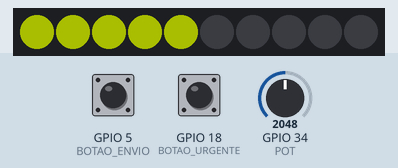
This sketch was run on a simulated ESP32. Parts: 10 RGB LEDs in strip order, left to right. The inputs (shaded band) are chosen by the test bench; at power-on: GPIO 34 (POT) = 2048, GPIO 5 (BOTAO_ENVIO) HIGH, GPIO 18 (BOTAO_URGENTE) HIGH. Dim RGB values are drawn brighter than linear; WiFi joins after 1.5 s; servers stay silent unless stated.

Above: at 1.2 s.
1.3 s: GPIO 34 (POT) set to 2866
At 2.5 s:
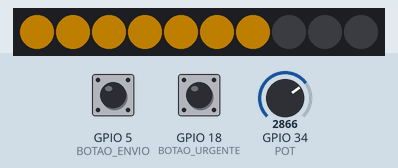
2.8 s: GPIO 34 (POT) set to 3603
At 3.7 s:
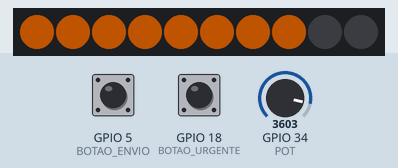
4.3 s: GPIO 34 (POT) set to 4095
At 4.8 s:
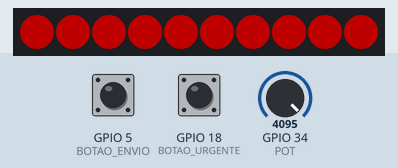
5.8 s: GPIO 34 (POT) set to 1228
At 7.0 s:
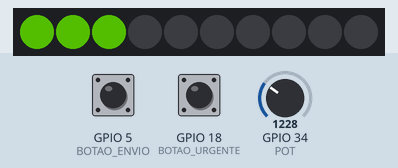
7.3 s: GPIO 34 (POT) set to 2047
At 8.3 s:
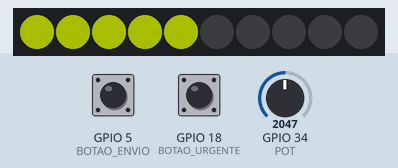
Timing chart, 0 to 9.8 s (numbered marks = the images above; inputs shaded):
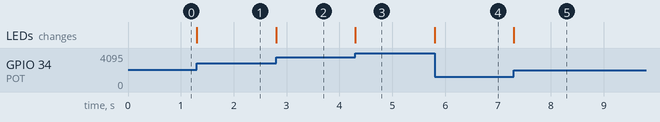

Measured:
- after the input at 1.3 s, the LEDs: change at once (image 1)
- after the input at 2.8 s, the LEDs: change at once (image 2)
- after the input at 4.3 s, the LEDs: change at once (image 3)
- after the input at 5.8 s, the LEDs: change at once (image 4)
- after the input at 7.3 s, the LEDs: change at once (image 5)

The sketch:

painel1.ino
```cpp
#include <WiFi.h>
#include <HTTPClient.h>
#include <Adafruit_NeoPixel.h>

const char* ssid     = "Desktop_F8A94029";
const char* password = "9895004130331967";

const char* serverUrl = "http://192.168.137.69:5000/update";

#define BOTAO_ENVIO   5
#define BOTAO_URGENTE 18
#define POT     34
#define LED_PIN  13

#define NUM_LEDS 10
#define GRUPO    1

Adafruit_NeoPixel fita(NUM_LEDS, LED_PIN, NEO_GRB + NEO_KHZ800);

// ─── CONTROLE ───────────────────────────
unsigned long lastDebounceEnvio = 0;
unsigned long lastDebounceUrgente = 0;
unsigned long debounceDelay = 50;

unsigned long lastSendTime = 0;
unsigned long sendCooldown = 3000;

bool lastEnvioState = HIGH;
bool lastUrgenteState = HIGH;

bool envioState;
bool urgente = false;

// ─── LED ────────────────────────────────
uint32_t corPorNivel(int nivel) {
  float t = (float)(nivel - 1) / (NUM_LEDS - 1);

  uint8_t r, g;

  if (t <= 0.5f) {
    r = t * 2 * 255;
    g = 255;
  } else {
    r = 255;
    g = (1 - (t - 0.5f) * 2) * 255;
  }

  return fita.Color(r, g, 0);
}

void atualizarFita(int nivel) {
  fita.clear();

  for (int i = 0; i < nivel; i++) {
    fita.setPixelColor(i, corPorNivel(nivel));
  }

  fita.show();
}

// ─── WIFI ───────────────────────────────
void garantirWiFi() {
  if (WiFi.status() == WL_CONNECTED) return;

  WiFi.disconnect();
  WiFi.begin(ssid, password);

  int tentativas = 0;
  while (WiFi.status() != WL_CONNECTED && tentativas < 10) {
    delay(500);
    tentativas++;
  }
}

// ─── ENVIO HTTP ─────────────────────────
void enviarDados(int nivel) {
  garantirWiFi();
  if (WiFi.status() != WL_CONNECTED) return;

  HTTPClient http;

  String url = String(serverUrl) +
               "?grupo=" + GRUPO +
               "&nivel=" + nivel +
               "&urgente=" + String(urgente);

  for (int i = 0; i < 3; i++) {
    http.begin(url);
    int code = http.GET();

    if (code > 0) {
      http.end();
      return;
    }

    http.end();
    delay(500);
  }
}

// ─── SETUP ──────────────────────────────
void setup() {
  Serial.begin(115200);

  pinMode(BOTAO_ENVIO, INPUT_PULLUP);
  pinMode(BOTAO_URGENTE, INPUT_PULLUP);
  pinMode(POT, INPUT);

  fita.begin();
  fita.setBrightness(80);
  fita.show();

  WiFi.begin(ssid, password);
}

// ─── LOOP ───────────────────────────────
void loop() {
  int valorPot = analogRead(POT);
  int nivel = map(valorPot, 0, 4095, 1, NUM_LEDS);

  atualizarFita(nivel);

  // ─── BOTÃO URGENTE (TOGGLE) ───
  int readUrgente = digitalRead(BOTAO_URGENTE);

  if (readUrgente != lastUrgenteState) {
    lastDebounceUrgente = millis();
  }

  if ((millis() - lastDebounceUrgente) > debounceDelay) {
    if (readUrgente == LOW && lastUrgenteState == HIGH) {
      urgente = !urgente;
    }
  }

  lastUrgenteState = readUrgente;

  // ─── BOTÃO ENVIO ───
  int readEnvio = digitalRead(BOTAO_ENVIO);

  if (readEnvio != lastEnvioState) {
    lastDebounceEnvio = millis();
  }

  if ((millis() - lastDebounceEnvio) > debounceDelay) {
    if (readEnvio == LOW && envioState == HIGH) {
      if (millis() - lastSendTime > sendCooldown) {
        enviarDados(nivel);
        lastSendTime = millis();
      }
    }
    envioState = readEnvio;
  }

  lastEnvioState = readEnvio;
}
```
